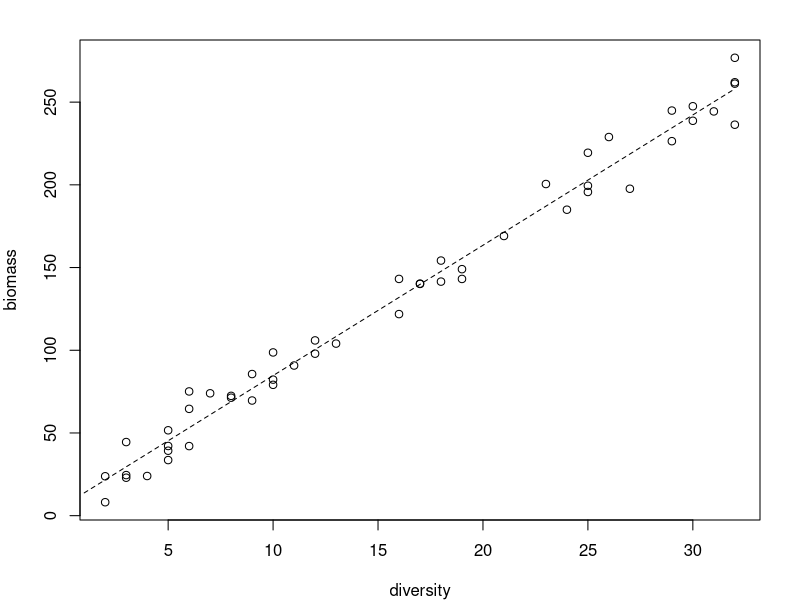
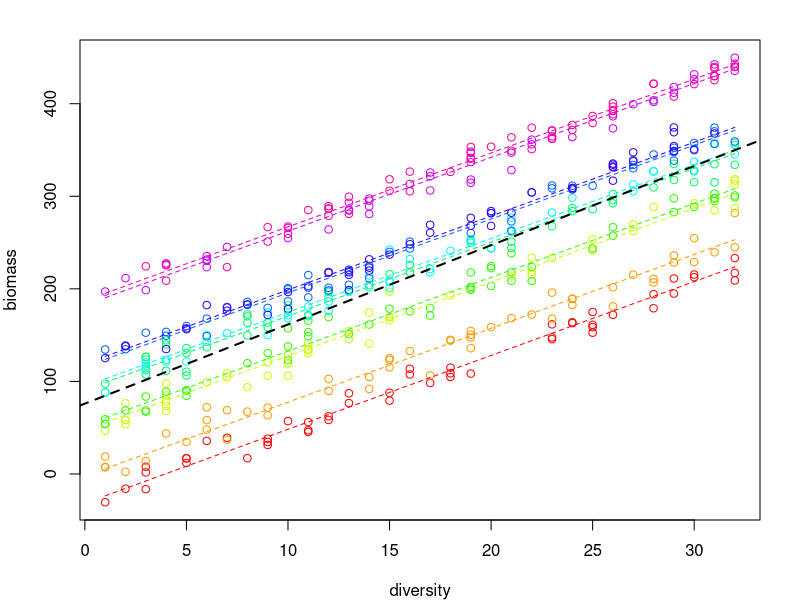
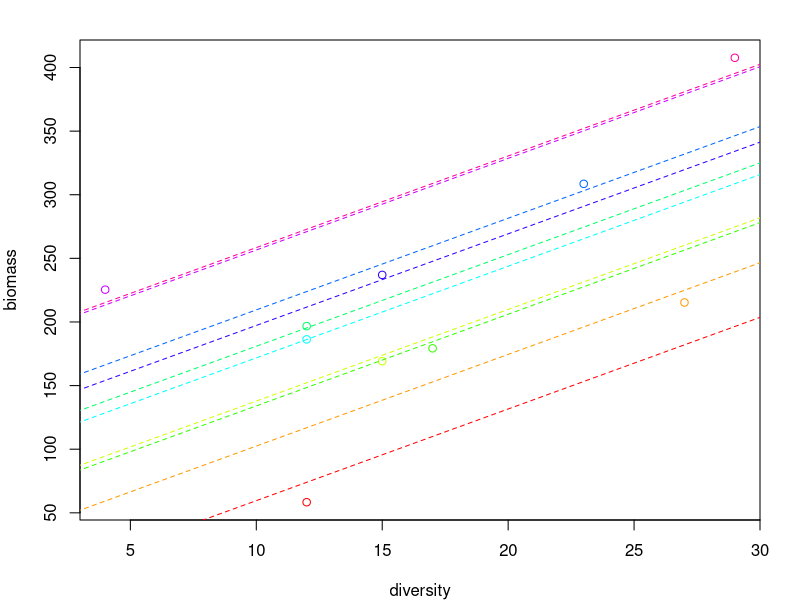
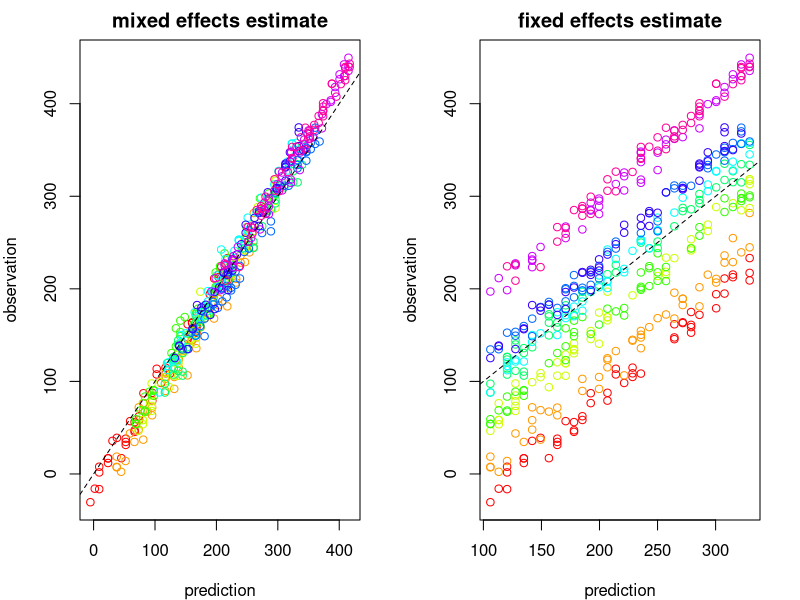

Here is the R script that generated these plots, in order:
## ---- chunk 1
knitr::opts_chunk$set(echo = TRUE)
## ---- chunk 2
# OLS example
set.seed(231011) # seed for analyses
intercepts = 5 # y-intercept
slopes = 8 # slope
error = 10 # residual error

# make fake data for 50 plots
bdat = data.frame(plot = 1:50,
                  diversity = sample(1:32, 50, rep = TRUE), # randomly select richness between 1 and 32
                  biomass = NA)

# generate random biomass data
bdat$biomass=intercepts + slopes*bdat$diversity + rnorm(nrow(bdat), 0, error)

# plot
par(mar=c(4,4,2,2))
plot(biomass~diversity, data = bdat)

# fit a regression
mod_ols = lm(biomass~diversity, data = bdat)

# add regression line to plot
curve(coef(mod_ols)[1]+coef(mod_ols)[2]*x, from = 1, to = 32, add = TRUE, lty = 2)

# get summary of regression
summary(mod_ols)
## ---- chunk 3
# Multiple regression example
set.seed(231011) # seed for analyses
slopes = 8 # slope
error = 10 # residual error
n_blocks = 10 # number of blocks
intercepts = sort(rnorm(n_blocks, mean = 100, sd = 80)) # y-intercepts for each block

# make fake data for 50 plots
bdat = data.frame(plot = 1:50,
                  block = rep(1:n_blocks, each = 50),
                  diversity = sample(1:32, 50*n_blocks, rep = TRUE), # randomly select richness between 1 and 32
                  biomass = NA)

# generate random biomass data
bdat$biomass=intercepts[bdat$block] + slopes*bdat$diversity + rnorm(nrow(bdat), 0, error)

# plot
par(mar=c(4,4,2,2))
plot(biomass~diversity, data = bdat, col = rainbow(n_blocks)[bdat$block])

# fit a regression
mod_mreg = lm(biomass~-1+as.factor(block) + diversity, data = bdat)
# NOTE: think about what this "-1" is doing. Try fitting the model with and without it, and looking at the "summary".

# add regression line to plot
for(i in 1:n_blocks) {
curve(coef(mod_mreg)[i]+coef(mod_mreg)[n_blocks+1]*x, from = 1, to = 32, add = TRUE, lty = 2, col = rainbow(n_blocks)[i])
}

# get summary of regression
summary(mod_mreg)

# compare to a model without the intercept term
mod_mreg_mean = lm(biomass~diversity, data = bdat)
abline(mod_mreg_mean, lty = 2, col = "black", lwd = 2)
summary(mod_mreg_mean)
## ---- chunk 4
# remove data from block 6
bdat_small = bdat[bdat$plot == 1,]

# try to fit a model...
mod_mreg2 = lm(biomass~-1+as.factor(block) + diversity, data = bdat_small)

# get summary of regression
summary(mod_mreg2)
## ---- chunk 5
require(nlme) # load nlme package

mod_mixef1 = lme(biomass~diversity, random = ~1|block, data = bdat_small)

summary(mod_mixef1)
## ---- chunk 6
VarCorr(mod_mixef1)
## ---- chunk 7
sd(intercepts)
## ---- chunk 8
# plot
par(mar=c(4,4,2,2))
plot(biomass~diversity, data = bdat_small, col = rainbow(n_blocks)[bdat_small$block])

# fit a regression
print(ranef(mod_mixef1))

# add regression line to plot
for(i in 1:n_blocks) {
curve(fixef(mod_mixef1)[1]+ranef(mod_mixef1)[i,1] + fixef(mod_mixef1)[2]*x, from = 1, to = 32, add = TRUE, lty = 2, col = rainbow(n_blocks)[i])
}
## ---- chunk 9
par(mar = c(4,4,2,2), mfrow = c(1,2))
pred = predict(mod_mixef1, newdata = bdat)
plot(pred, bdat$biomass, xlab = "prediction", ylab = "observation", col = rainbow(n_blocks)[bdat$block], main = "mixed effects estimate")

abline(a=0, b=1, lty =2) # add 1-1 line


# compare to fit from "simple" model
mod_ols_simple = lm(biomass ~ diversity, data = bdat_small)
pred2 = predict(mod_ols_simple, newdata = bdat)
plot(pred2, bdat$biomass, xlab = "prediction", ylab = "observation", col = rainbow(n_blocks)[bdat$block], main = "fixed effects estimate")

abline(a=0, b=1, lty =2) # add 1-1 line
